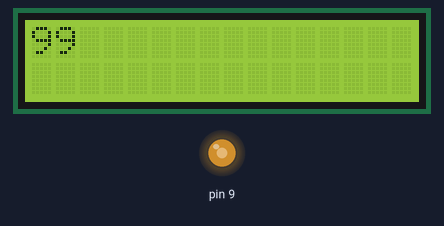
Simulated run of this sketch. Board: Arduino Uno, built with avr-gcc and run on an emulated ATmega328P. Parts: 16×2 character LCD, output pins drawn as LEDs (lit = HIGH).

Above: at 0.1 s.
Timing chart, 0 to 1.6 s (numbered marks = the images above):
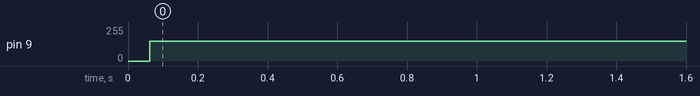

Measured:
- by itself, pin 9: 0/255 → 150/255 at 0.06 s

The sketch:

lcd.ino
```cpp
#include <LiquidCrystal.h>
//#define led LED_BUILTIN
LiquidCrystal lcd(12, 11, 5, 4, 3, 2);
const int trigPin = 7;  //D4
const int echoPin = 8;
float distance;
int duration;
String ppp = "99";

void setup() {
  lcd.begin(16, 2);
  lcd.setCursor(0, 0);
  pinMode(trigPin, OUTPUT); // Sets the trigPin as an Output
  pinMode(echoPin, INPUT);
}

void loop() {
  analogWrite(9, 150);
  lcd.print(ppp);
  delay(1000);
  lcd.clear();

}
```
